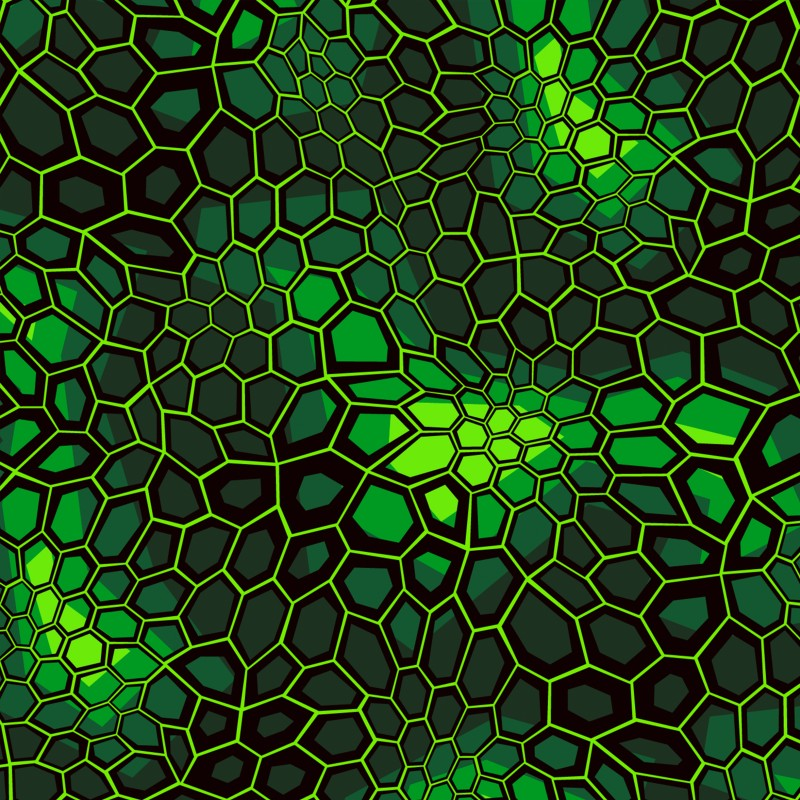
#> input picture Код Будущего 23-24/Модуль-3/fon1.png, 800 x 800 px
$ python 'Идеальный фон.py'
#> lines starting #> are read from the running program, lines starting #| are printed output that depends on the picture
#!/usr/bin/env python3
# coding:utf-8
from PIL import Image
from turtle import setup, bgpic, done, Screen


im = Image.open('fon1.png')
#> im is the input picture: PIL image 800x800 RGB; mean R, G, B 30, 65.2, 21
size = width, height = im.size
#> size = (800, 800); width = 800; height = 800
w, h = 768, 648
dx = (width - w) // 2
#> dx = 16
dy = (height - h) // 2
#> dy = 76
im = im.crop((dx, dy, w + dx, h + dy))
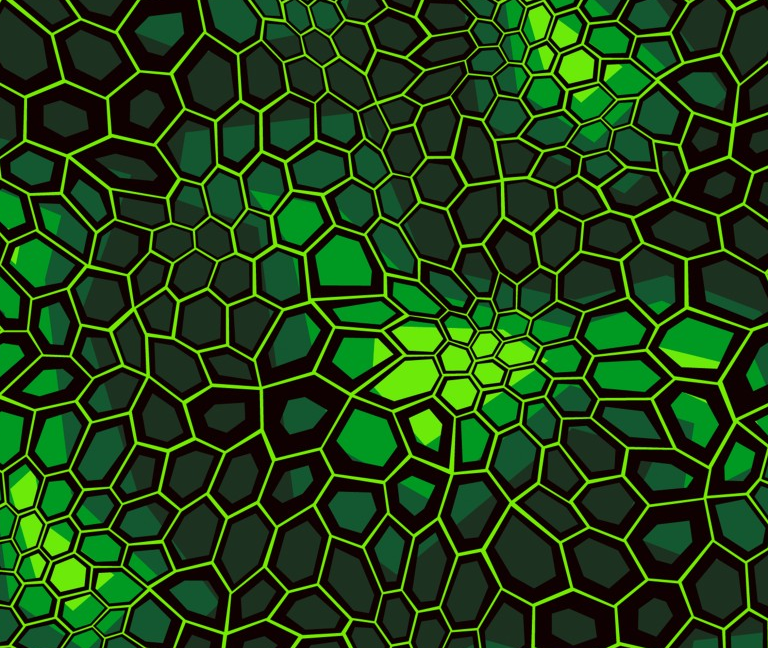
#> im: PIL image 768x648 RGB; mean R, G, B 30.2, 65.9, 20.8
#> (the run stopped early here; a loop or call above may not have finished)

$ run again, with Код Будущего 23-24/Модуль-3/alena.png copied over Код Будущего 23-24/Модуль-3/fon1.png
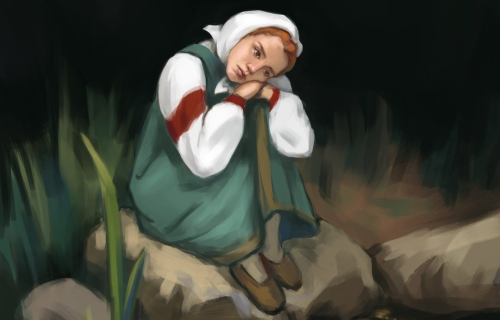
#> input picture Код Будущего 23-24/Модуль-3/alena.png, 500 x 320 px
#> im is the input picture: PIL image 500x320 RGB; mean R, G, B 64.5, 66.7, 56.2
#> `im = im.crop((dx, dy, w + dx, h + dy))`:
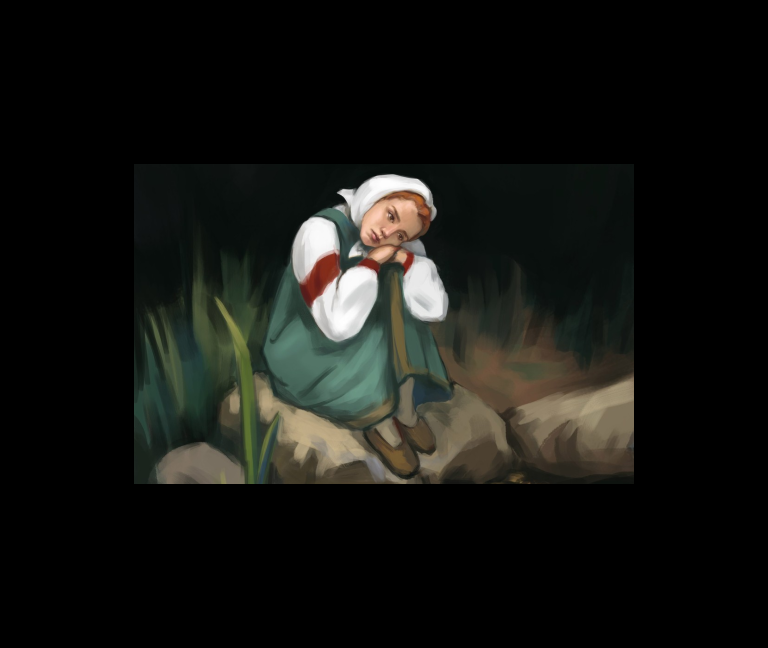
#> im: PIL image 768x648 RGB; mean R, G, B 20.7, 21.4, 18.1
